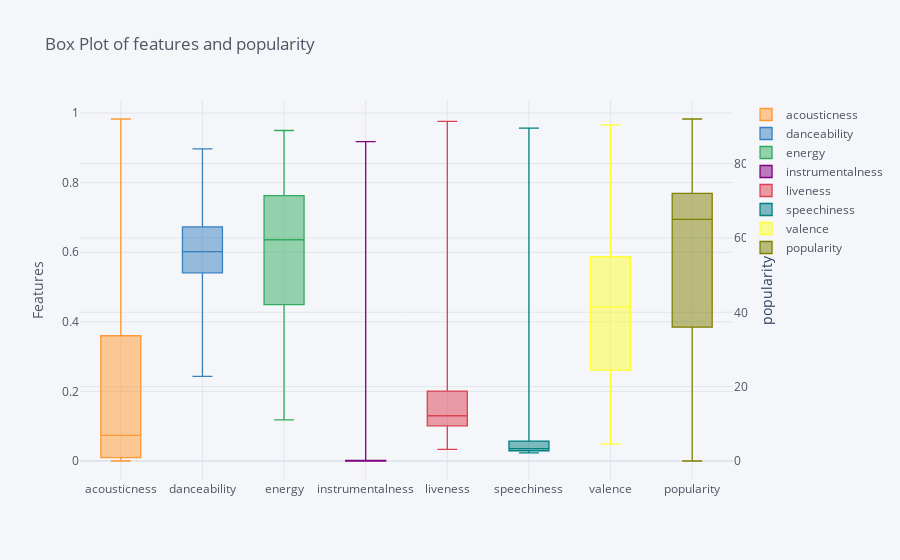

The notebook cell saved with this chart:
### Markdown cell above
## Audio features and popularity distribution in one frame.

### Code cell
df_tracks_albums_artist_features[['acousticness', 'danceability', 'energy',
        'instrumentalness', 'liveness','speechiness', 'valence', 'popularity']].iplot(secondary_y='popularity', secondary_y_title='popularity',
    kind='box', yTitle='Features', title='Box Plot of features and popularity')

### Figure 1 — Plotly figure (JSON) as saved in the notebook; plotly's stock layout.template omitted (floating-point values rounded to 4 significant figures; data arrays with more than 128 entries replaced by an {"elided": "..."} marker saying what was removed)
{"data": [{"boxpoints": false, "line": {"width": 1.3}, "marker": {"color": "rgba(255, 153, 51, 1.0)"}, "name": "acousticness", "orientation": "v", "type": "box", "y": {"elided": "917 float values"}}, {"boxpoints": false, "line": {"width": 1.3}, "marker": {"color": "rgba(55, 128, 191, 1.0)"}, "name": "danceability", "orientation": "v", "type": "box", "y": {"elided": "917 float values"}}, {"boxpoints": false, "line": {"width": 1.3}, "marker": {"color": "rgba(50, 171, 96, 1.0)"}, "name": "energy", "orientation": "v", "type": "box", "y": {"elided": "917 float values"}}, {"boxpoints": false, "line": {"width": 1.3}, "marker": {"color": "rgba(128, 0, 128, 1.0)"}, "name": "instrumentalness", "orientation": "v", "type": "box", "y": {"elided": "917 float values"}}, {"boxpoints": false, "line": {"width": 1.3}, "marker": {"color": "rgba(219, 64, 82, 1.0)"}, "name": "liveness", "orientation": "v", "type": "box", "y": {"elided": "917 float values"}}, {"boxpoints": false, "line": {"width": 1.3}, "marker": {"color": "rgba(0, 128, 128, 1.0)"}, "name": "speechiness", "orientation": "v", "type": "box", "y": {"elided": "917 float values"}}, {"boxpoints": false, "line": {"width": 1.3}, "marker": {"color": "rgba(255, 255, 51, 1.0)"}, "name": "valence", "orientation": "v", "type": "box", "y": {"elided": "917 float values"}}, {"boxpoints": false, "line": {"width": 1.3}, "marker": {"color": "rgba(128, 128, 0, 1.0)"}, "name": "popularity", "orientation": "v", "type": "box", "xaxis": "x", "y": {"elided": "917 int values"}, "yaxis": "y2"}], "layout": {"legend": {"bgcolor": "#F5F6F9", "font": {"color": "#4D5663"}}, "paper_bgcolor": "#F5F6F9", "plot_bgcolor": "#F5F6F9", "title": {"font": {"color": "#4D5663"}, "text": "Box Plot of features and popularity"}, "xaxis": {"gridcolor": "#E1E5ED", "showgrid": true, "tickfont": {"color": "#4D5663"}, "title": {"font": {"color": "#4D5663"}, "text": ""}, "zerolinecolor": "#E1E5ED"}, "yaxis": {"gridcolor": "#E1E5ED", "showgrid": true, "tickfont": {"color": "#4D5663"}, "title": {"font": {"color": "#4D5663"}, "text": "Features"}, "zerolinecolor": "#E1E5ED"}, "yaxis2": {"anchor": "x", "gridcolor": "#E1E5ED", "overlaying": "y", "showgrid": true, "side": "right", "tickfont": {"color": "#4D5663"}, "title": {"text": "popularity"}, "zerolinecolor": "#E1E5ED"}}}
